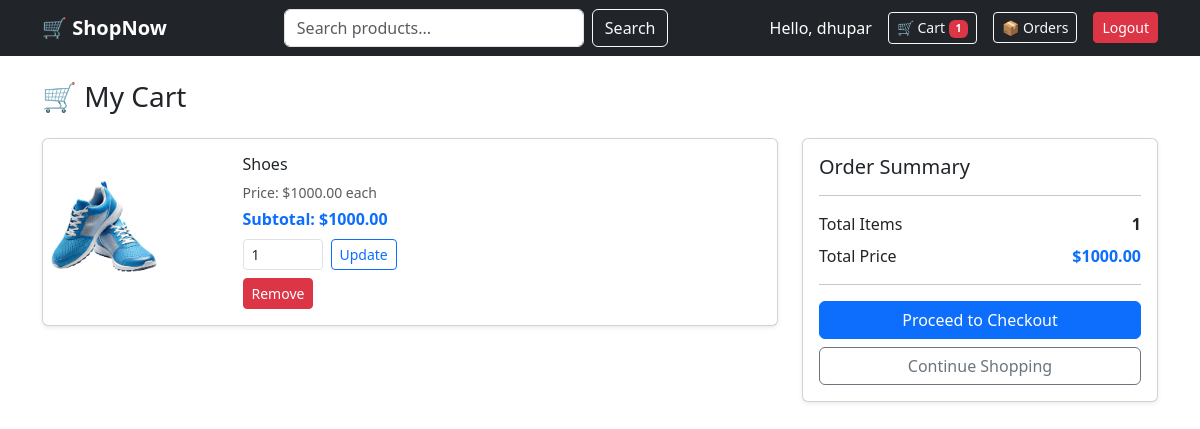
The app's page /cart/ (signed in) with its own data.
### store/models.py (models this page shows, shortened)
class CartItem(models.Model):
    cart = models.ForeignKey(Cart, on_delete=models.CASCADE)
    product = models.ForeignKey(Product, on_delete=models.CASCADE)
    quantity = models.IntegerField(default=1)
    def get_total_price(self):
        return self.product.price * self.quantity

class Product(models.Model):
    category = models.ForeignKey(Category, on_delete=models.CASCADE)
    name = models.CharField(max_length=200)
    description = models.TextField()
    price = models.DecimalField(max_digits=10, decimal_places=2)
    image = models.ImageField(upload_to='products/', blank=True, null=True)
    stock = models.IntegerField(default=0)
    is_available = models.BooleanField(default=True)
    created_at = models.DateTimeField(auto_now_add=True)
    updated_at = models.DateTimeField(auto_now=True)
    class Meta:
        ordering = ['-created_at']  # newest products first

class Cart(models.Model):
    user = models.OneToOneField(User, on_delete=models.CASCADE)
    created_at = models.DateTimeField(auto_now_add=True)
    def get_total(self):
        return sum(item.get_total_price() for item in self.cartitem_set.all())
    def get_total_items(self):
        return sum(item.quantity for item in self.cartitem_set.all())

### store/views.py (the view)
# urls.py: path('cart/', views.cart, name='cart'),
@login_required(login_url='login')
def cart(request):
    cart, created = Cart.objects.get_or_create(user=request.user)
    items = cart.cartitem_set.all()
    return render(request, 'store/cart.html', {
        'cart': cart,
        'items': items
    })

### templates/store/cart.html (shortened to what this page needs)
{% extends 'base.html' %}
{% block content %}
<h3 class="mb-4">🛒 My Cart</h3>
{% if items %}
<div class="row">
    <div class="col-md-8">
        {% for item in items %}
        <div class="card mb-3 shadow-sm">
            <div class="row g-0 align-items-center">
                <div class="col-md-3">
                    {% if item.product.image %}
                        <img src="{{ item.product.image.url }}"
                             class="img-fluid rounded-start"
                             style="height:120px; object-fit:cover;"
                             alt="{{ item.product.name }}">
                    {% else %}
                        <div class="bg-light d-flex align-items-center
                                    justify-content-center rounded-start"
                             style="height:120px;">
                            <span class="text-muted small">No Image</span>
                        </div>
                    {% endif %}
                </div>
                <div class="col-md-9">
                    <div class="card-body">
                        <h6 class="card-title">{{ item.product.name }}</h6>
                        <p class="text-muted small mb-1">
                            Price: ${{ item.product.price }} each
                        </p>
                        <p class="fw-bold text-primary mb-2">
                            Subtotal: ${{ item.get_total_price }}
                        </p>
                        <form method="POST"
                              action="{% url 'update_cart' item.id %}"
                              class="d-flex align-items-center gap-2">
                            <input type="number"
                                   name="quantity"
                                   value="{{ item.quantity }}"
                                   min="0"
                                   max="10"
                                   class="form-control form-control-sm"
                                   style="width:80px;">
                            <button type="submit"
                                    class="btn btn-sm btn-outline-primary">
                                Update
                            </button>
                        </form>
                        <a href="{% url 'remove_from_cart' item.id %}"
                           class="btn btn-sm btn-danger mt-2">
                           Remove
                        </a>
                    </div>
                </div>
            </div>
        </div>
        {% endfor %}
    </div>
    <div class="col-md-4">
        <div class="card shadow-sm">
            <div class="card-body">
                <h5 class="card-title">Order Summary</h5>
                <hr>
                <div class="d-flex justify-content-between mb-2">
                    <span>Total Items</span>
                    <strong>{{ cart.get_total_items }}</strong>
                </div>
                <div class="d-flex justify-content-between mb-3">
                    <span>Total Price</span>
                    <strong class="text-primary">${{ cart.get_total }}</strong>
                </div>
                <hr>
                <div class="d-grid gap-2">
                    <a href="{% url 'checkout' %}"
                       class="btn btn-primary">
                       Proceed to Checkout
                    </a>
                    <a href="{% url 'home' %}"
                       class="btn btn-outline-secondary">
                       Continue Shopping
                    </a>
                </div>
            </div>
        </div>
    </div>
</div>
{% endif %}
{% endblock %}

### templates/base.html (shortened to what this page needs)
<!DOCTYPE html>
<html lang="en">
<head>
    <link href="https://cdn.jsdelivr.net/npm/bootstrap@5.3.0/dist/css/bootstrap.min.css" rel="stylesheet">
</head>
<body>
    <nav class="navbar navbar-expand-lg navbar-dark bg-dark">
        <div class="container">
            <a class="navbar-brand fw-bold" href="{% url 'home' %}">🛒 ShopNow</a>
            <form class="d-flex mx-auto" method="GET" action="{% url 'search' %}">
                <input class="form-control me-2"
                       type="search"
                       name="q"
                       placeholder="Search products..."
                       value="{{ request.GET.q }}"
                       style="width:300px;">
                <button class="btn btn-outline-light" type="submit">Search</button>
            </form>
            <div class="d-flex align-items-center gap-3">
                {% if user.is_authenticated %}
                    <span class="text-white">Hello, {{ user.username }}</span>
                    <a href="{% url 'cart' %}" class="btn btn-outline-light btn-sm">
                        🛒 Cart
                        {% if request.user.is_authenticated %}
                            {% with request.user.cart.get_total_items as total_items %}
                                {% if total_items > 0 %}
                                    <span class="badge bg-danger">{{ total_items }}</span>
                                {% endif %}
                            {% endwith %}
                        {% endif %}
                    </a>
                    <a href="{% url 'order_history' %}" class="btn btn-outline-light btn-sm">
                        📦 Orders
                    </a>
                    <a href="{% url 'logout' %}" class="btn btn-danger btn-sm">Logout</a>
                {% else %}
                    <a href="{% url 'login' %}" class="btn btn-outline-light btn-sm">Login</a>
                    <a href="{% url 'register' %}" class="btn btn-primary btn-sm">Register</a>
                {% endif %}
            </div>
        </div>
    </nav>
    <div class="container mt-4">
        {% block content %}
        {% endblock %}
    </div>
</body>
</html>

### records on screen
CartItem: product.image (picture), product.name "Shoes", product.price "1000.00", get_total_price "1000.00", quantity "1"
Cart: get_total_items "1", get_total "1000.00"

### other values on screen
{{ user.username }} "dhupar"
{{ total_items }} "1"
